Frame 1 (no input): blank canvas, image omitted
Frame 60 (no input): blank canvas, image omitted
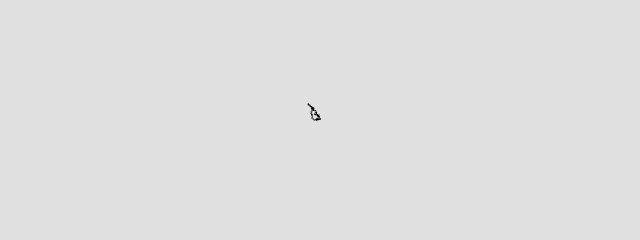
Frame 120 (the mouse pressed at the canvas centre since frame 60)

The p5.js sketch whose frames 1 and 60 were blank and that drew this single picture after the mouse press (run headless with seeded random() and noise() and a simulated clock; from frame 60 on, the mouse is pressed at the canvas centre):

// p5.js sketch
// ── sketch.js
class Walker {
    constructor(x, y) {
        this.x = x;
        this.y = y;
    }

    show() {
        stroke(0);
        point(this.x, this.y);
    }

    randomStep() {
        const xstep = random(-1, 1);
        const ystep = random(-1, 1);

        this.x += xstep;
        this.y += ystep;
    }

    stepTowardMouse() {
        const xstep = random(0, 1);
        const ystep = random(0, 1);

        const dx = this.x - mouseX;
        const dy = this.y - mouseY;


        if (dx < 0) {
            this.x += xstep;
        } else {
            this.x -= xstep;
        }

        if (dy < 0) {
            this.y += ystep;
        } else {
            this.y -= ystep;
        }
    }

    step() {
        if (random(1) < 0.5) {
            this.randomStep();
        } else {
            this.stepTowardMouse();
        }

    }
}

let walker;

function setup() {
    createCanvas(640, 240);

    walker = new Walker(width / 2, height / 2);

    background(224);
}

function draw() {
    //background(220);

    walker.step();
    walker.show();
}
